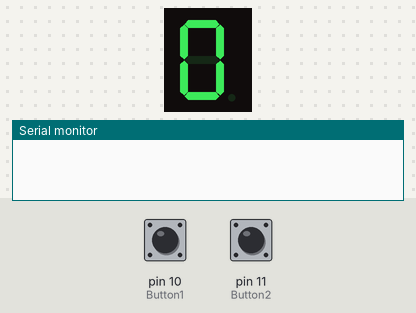
Bench run of a sketch on a simulated Arduino Uno, built with avr-gcc and run on an emulated ATmega328P. Shown: 1-digit seven-segment display, the last lines printed to the serial monitor. Wiring (inferred from the names in the program): 1-digit 7-segment display, segments lit when LOW: segments pin 2, pin 3, pin 4, pin 5, pin 6, pin 7, pin 8, pin 9. The inputs (shaded band) are chosen by the test bench; at power-on: pin 10 (Button1) HIGH, pin 11 (Button2) HIGH. The segment pins are drawn as the display they are named for.

Above: at 1.2 s.
1.3 s: pin 10 (Button1) pulled LOW for 1 s
At 3.4 s:
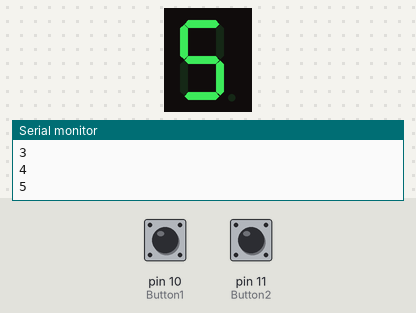
3.8 s: pin 11 (Button2) pulled LOW for 3.2 s
At 7.4 s:
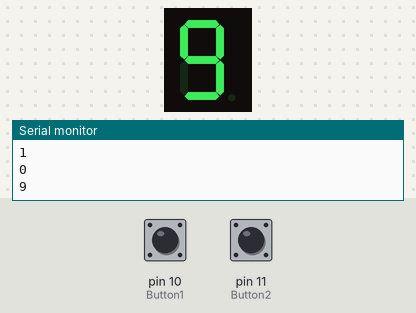
Timing chart, 0 to 8.9 s (numbered marks = the images above; inputs shaded):
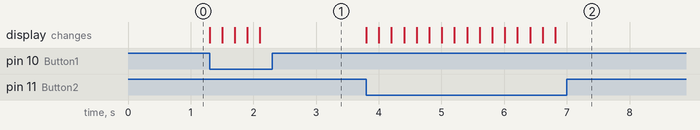

Measured:
- after the input at 1.3 s, the display: first changes at once (image 1 shows a later state)
- after the input at 3.8 s, the display: first changes at once (image 2 shows a later state)

The sketch:

DigitalCube.ino
```cpp
const int Button1 = 10;
const int Button2 = 11;
unsigned long int LastTime;
int count;
const int ledCount = 8;
const unsigned char DuanMa[10] = {0xC0, 0xF9, 0xA4, 0xB0, 0x99, 0x92, 0x82, 0xF8, 0x80, 0x90};
int ledPins[] = {
  2, 3, 4, 5, 6, 7, 8, 9,
};

void deal(unsigned char value) {
  for (int i = 0; i < 8; i++)
    digitalWrite(ledPins[i], bitRead(value, i)); //使用了bitWrite函数，非常简单
}

void setup() {
  pinMode(Button1, INPUT_PULLUP);
  pinMode(Button2, INPUT_PULLUP);
  for (int thisLed = 0; thisLed < ledCount; thisLed++) {
    pinMode(ledPins[thisLed], OUTPUT);
  }
  Serial.begin(9600);
  deal(DuanMa[count]);
}

void loop() {
  boolean Button1Status = digitalRead(Button1);
  boolean Button2Status = digitalRead(Button2);
  if (!Button1Status && millis() - LastTime > 200) {
    count ++;
    if (count == 10)
      count = 0;
    deal(DuanMa[count]);
    Serial.println(count);
    LastTime = millis();
  }
  else if(!Button2Status && millis() - LastTime > 200){
    count --;
    if (count == -1)
      count = 9;
    deal(DuanMa[count]);
    Serial.println(count);
    LastTime = millis();
  }
}
```
